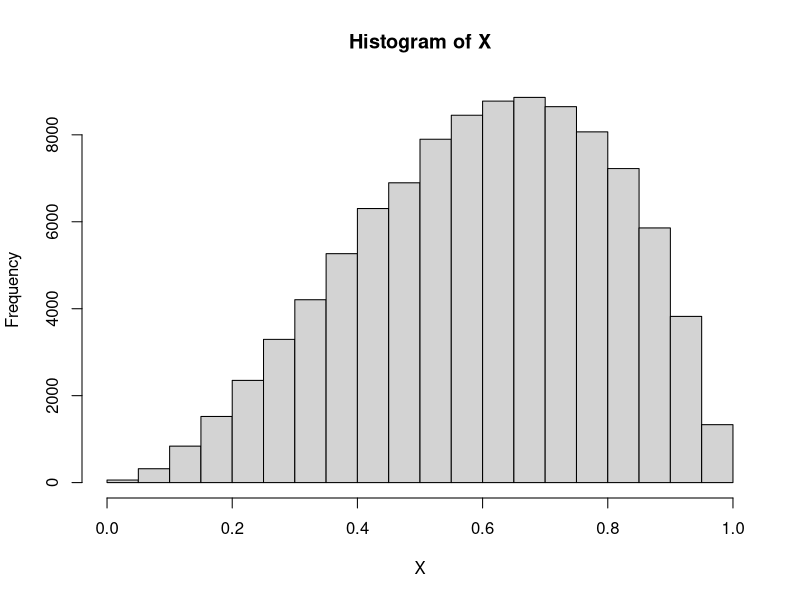

Recreate this plot in R.
## Alexandre Rodrigues Bomfim Junior - 1921241

# Q4) Usando o Método da Rejeição, implemente uma função que gere uma 
#     amostra de uma variável aleatória 𝑋 com função densidade de 
#     probabilidade dada por:

#     𝑝(𝑥) = 12𝑥2(1 − 𝑥), 0 < 𝑥 < 1
#     Usando nossa funcao h(𝑥) = 1/(b-a) função densidade de probabilidade 
#     de uma distribuição uniforme (0,1) logo temos h(x) = 1/(1-0) = 1
#     Sendo assim falta termos c que é nossa constante que atua como cota superior 
#     a razão de p(x)/h(x) para isso, precisamos garantir que ela seje menor que 
#     qualquer valor dentro no maximo de p(x), por ser nossa funcao suporte.
#     logo iremos derivar e igualar a 0 para encontrar-mos o x que maxima a 
#     funçao no intervalo de (0,1). 
#     Temos p(x)/h(x) sendo a derivada 2x(2 - 3x) = 0. Logo o x = 2/3 sendo 
#     p(2/3)/h(2/3) = 16/9

p <- function(x){
    12*x^2*(1-x)
}

h <- function(x){
    (1/(1-0))
}


# O Método da Rejeição consiste em utilizar pontos gerados de h(x) 
# como possíveis pontos da distribuição de densidade desejada f(x). 
# Aqui estamos usando a inversa da funcao dada para gerar a h(x)
hInversa <- function(x){
    (0 + (1-0)*x)
}

geraXRejei <- function(nSamples) {
    X <- rep(0, nSamples)
    c <- 16/9

    for(i in 1:nSamples){
        while(TRUE){
            x <- runif(1, 0, 1)
            y <- runif(1, 0, 1)

            if (x <= p(y) / (c * h(y))) {
                X[i] <- y
                break
            }
        }
    }

    return(X)
}

nSamples <- 100000
X <- geraXRejei(nSamples)

hist(X)